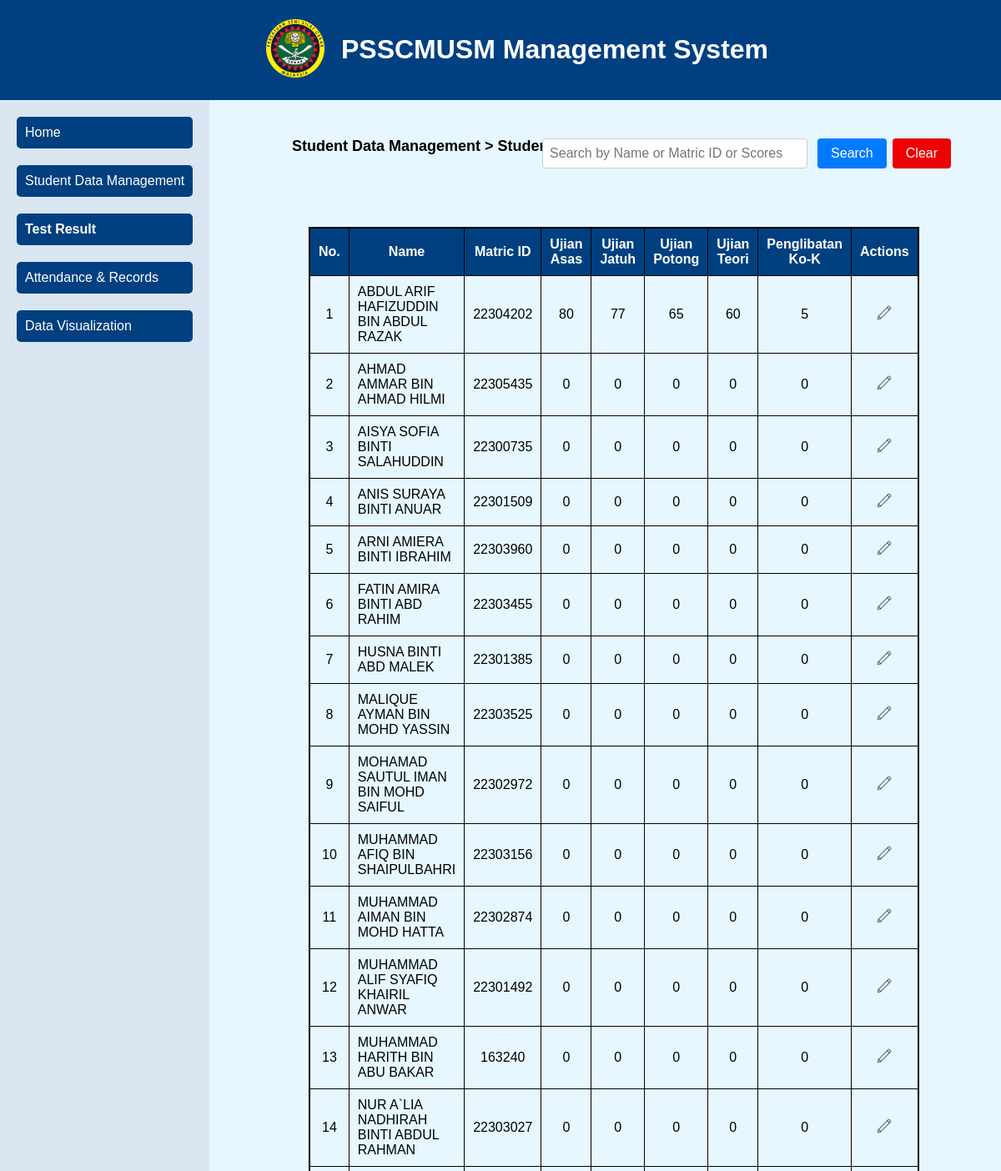
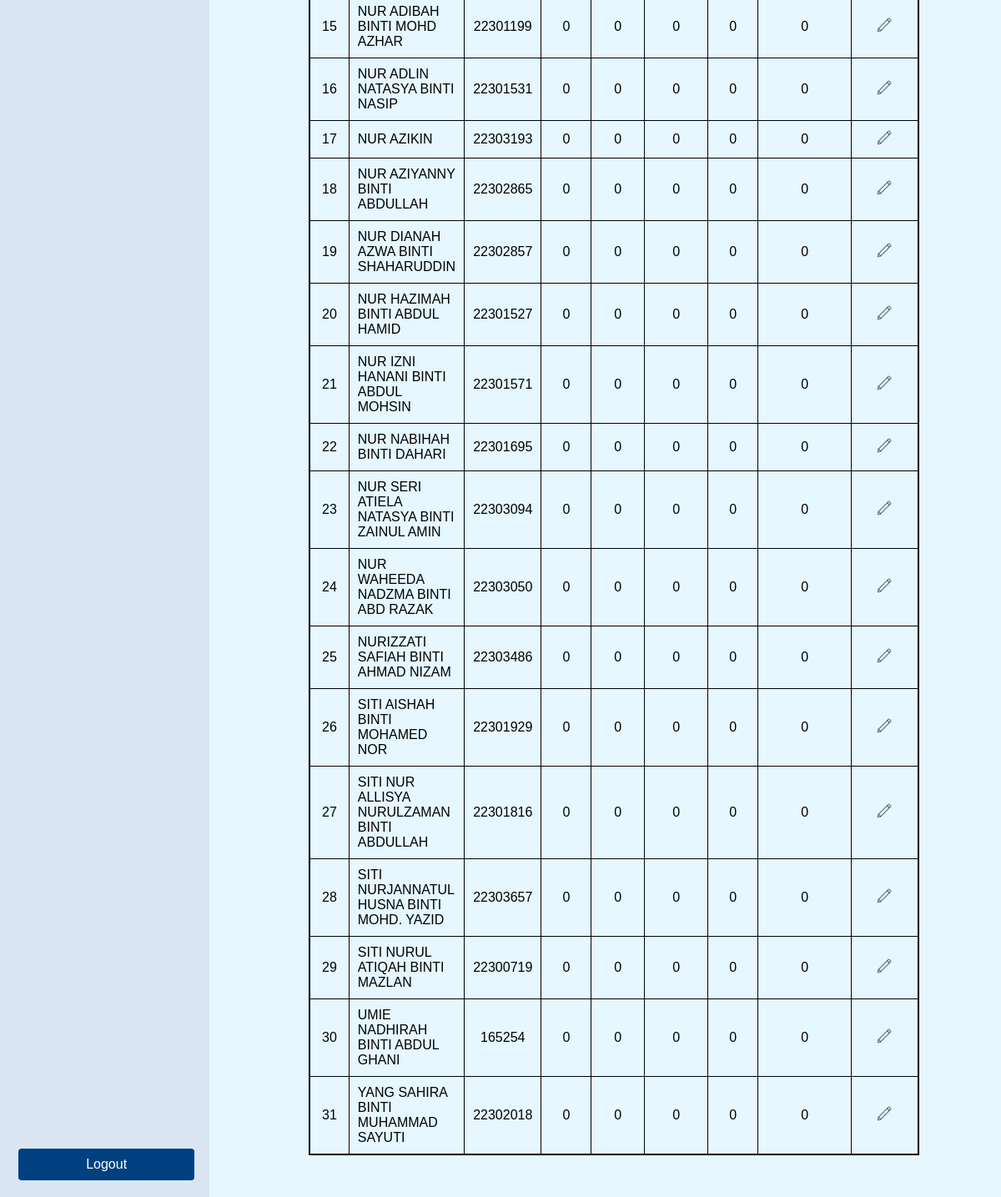
The page /result.php on the database its author committed (2 pictures, top to bottom).
### tables this page shows
CREATE TABLE `student` (
  `id` int(11) NOT NULL,
  `full_name` varchar(100) NOT NULL,
  `matric_id` varchar(10) NOT NULL,
  `level` int(3) NOT NULL,
  `gender` varchar(10) NOT NULL,
  `ic_number` varchar(12) NOT NULL,
  `school` varchar(100) NOT NULL,
  `program` varchar(30) NOT NULL,
  `email` varchar(50) NOT NULL,
  `phone` varchar(20) NOT NULL,
  `image` varchar(255) NOT NULL,
  `u1_asas` int(3) NOT NULL,
  `u2_jatuh` int(3) NOT NULL,
  `u3_potong` int(3) NOT NULL,
  `theory` int(11) NOT NULL,
  `ko_k` int(3) NOT NULL,
  `ko_k_2` int(3) NOT NULL,
  `ko_k_3` int(3) NOT NULL,
  `u_usr` int(3) NOT NULL,
  `u_demo` int(3) NOT NULL,
  `end_year` int(4) NOT NULL
);

### result.php (the view, shortened to what this page needs)
<!DOCTYPE html>
<html lang="en">
<head>
    <link rel="stylesheet" href="styles.css">
</head>
<body>
    <header>
        <div class="logo">
            <img src="images/logo.png" alt="Logo">
        </div>
        <h1>PSSCMUSM Management System</h1>
    </header>
    <div class="container">
        <nav>
            <ul>
                <li><a href="index.html">Home</a></li>
                <li><a href="sdm.html">Student Data Management</a></li>
                <li><a href="test_class.html" class="active">Test Result</a></li>
                <li><a href="anr.html">Attendance & Records</a></li>
                <li><a href="visual.html">Data Visualization</a></li>
            </ul>
            <button class="logout-btn">Logout</button>
        </nav>
    </div>
    <?php
    include 'database.php';
    $level = isset($_GET['level']) ? $_GET['level'] : '100';
    switch ($level) {
        case '100':
            $levelDescription = 'Level 100';
            break;
    }
    ?>
    <div class="navigation-text">
        Student Data Management > Student Results (<?php echo $levelDescription; ?>)
    </div>
    <div class="search-container">
        <input type="text" id="searchInput" placeholder="Search by Name or Matric ID or Scores">
        <button onclick="searchTable()">Search</button>
        <button class="clear-red-button" onclick="clearSearch()">Clear</button>
    </div>
    <div class="container">
        <table id="tableBody">
            <thead>
                <tr>
                    <th>No.</th>
                    <th>Name</th>
                    <th>Matric ID</th>
                    <?php
                        $columns = [];
                        $columnNames = [];
                        switch ($level) {
                            case '100':
                                $columns = ['u1_asas', 'u2_jatuh', 'u3_potong', 'theory', 'ko_k'];
                                $columnNames = ['Ujian Asas', 'Ujian Jatuh', 'Ujian Potong', 'Ujian Teori', 'Penglibatan Ko-K'];
                                break;
                        }
                        foreach ($columnNames as $columnName) {
                            echo "<th>{$columnName}</th>";
                        }
                        if ($level != '0') {
                            echo "<th class='actions'>Actions</th>";
                        }
                    ?>
                </tr>
            </thead>
            <tbody>
                <?php
                    $sql = "SELECT full_name, matric_id, " . implode(", ", $columns) . " FROM student WHERE level=?";
                    $stmt = $conn->prepare($sql);
                    $stmt->bind_param("i", $level);
                    $stmt->execute();
                    $result = $stmt->get_result();
                    if ($result->num_rows > 0) {
                        $counter = 1;
                        while ($row = $result->fetch_assoc()) {
                            echo "<tr>
                                    <td>" . $counter++ . "</td>
                                    <td>" . $row["full_name"] . "</td>
                                    <td>" . $row["matric_id"] . "</td>";
                            foreach ($columns as $column) {
                                echo "<td>" . $row[$column] . "</td>";
                            }
                            if ($level != '0') {
                                echo "<td class='actions'><a href='edit.php?matric_id=" . $row["matric_id"] . "'><img src='images/pencil.png' alt='Edit' class='table-img'></a></td>";
                            }
                            echo "</tr>";
                        }
                    } else {
                        echo "<tr><td colspan='" . (3 + count($columns)) . "'>No results found</td></tr>";
                    }
                ?>
            </tbody>
        </table>
    </div>
</body>
</html>

### styles.css (style rules this page uses)
body { margin: 0; padding: 0; background-color: #e6f7ff; font-family: Arial, sans-serif; overflow-x: hidden; }
header { background-color: #004080; color: #fff; padding: 20px; text-align: center; display: flex; align-items: center; justify-content: center; position: fixed; top: 0; width: 100%; z-index: 1000; }
h1 { margin-left: 10px; font-family: sans-serif; }
.logo img { height: 70px; margin-right: 10px; }
.container { display: flex; flex-direction: row; padding-top: 90px; }
nav { background-color: #d9e6f2; padding: 20px; display: flex; flex-direction: column; align-items: flex-start; position: fixed; top: 120px; bottom: 0; }
nav ul { list-style-type: none; padding: 0; margin: 0; }
nav ul li { margin-bottom: 10px; margin-bottom: 20px; }
nav ul li a { color: #fff; background-color: #004080; text-decoration: none; display: block; padding: 10px; border-radius: 5px; margin-bottom: 20px; }
nav ul li a.active { font-weight: bold; }
.logout-btn { margin-top: auto; width: 100%; padding: 10px; background-color: #004080; color: #fff; border: none; cursor: pointer; }
.navigation-text { font-size: 18px; font-weight: bold; text-align: left; margin-top: 55px; margin-left: 350px; }
.search-container { display: flex; justify-content: flex-end; margin-bottom: 20px; margin-right: 60px; margin-top: -40px; }
.search-container input[type=text] { width: 300px; padding: 8px; margin-right: 10px; border-radius: 4px; border: 1px solid #ccc; font-size: 16px; }
.search-container button { padding: 8px 16px; border: none; border-radius: 4px; cursor: pointer; background-color: #007bff; color: #fff; font-size: 16px; margin-right: 5px; }
.search-container button:last-child { margin-right: 0; background-color: #28a745; }

### result.php (style rules this page uses)
.container { margin-top: 20px; overflow-x: auto; }
table { border-collapse: collapse; width: 100%; margin-left: 370px; margin-right: 150px; margin-top: -40px; margin-bottom: 50px; border: 2px solid #000000; }
th, td { padding: 10px 10px; text-align: center; border-bottom: 1px solid #000000; border-right: 1px solid #000000; }
th:first-child, td:first-child { border-left: 1px solid #ddd; }
th { background-color: #004080; color: #ffffff; }
td:nth-child(2) { text-align: left; }
.table-img { width: 20px; height: 20px; }
.actions { text-align: center; }
.search-container { margin-top: -20px; margin-left: 261px; }
input[type="text"] { padding: 10px; width: 200px; border: 1px solid #ccc; border-radius: 4px; font-size: 16px; }
button { padding: 10px 20px; background-color: #4CAF50; color: white; border: none; border-radius: 4px; cursor: pointer; font-size: 16px; margin-left: 2px; }
.search-container button:last-child { margin-right: 0; background-color: #ec0202; }

### rows shown on the page
student: full_name "ABDUL ARIF HAFIZUDDIN BIN ABDUL RAZAK", matric "22304202", u1_asas "80", u2_jatuh "77", u3_potong "65", theory "60", ko_k "5"
student: full_name "AHMAD AMMAR BIN AHMAD HILMI", matric "22305435", u1_asas "0", u2_jatuh "0", u3_potong "0", theory "0", ko_k "0"
student: full_name "AISYA SOFIA BINTI SALAHUDDIN", matric "22300735", u1_asas "0", u2_jatuh "0", u3_potong "0", theory "0", ko_k "0"
student: full_name "ANIS SURAYA BINTI ANUAR", matric "22301509", u1_asas "0", u2_jatuh "0", u3_potong "0", theory "0", ko_k "0"
student: full_name "ARNI AMIERA BINTI IBRAHIM", matric "22303960", u1_asas "0", u2_jatuh "0", u3_potong "0", theory "0", ko_k "0"
student: full_name "FATIN AMIRA BINTI ABD RAHIM", matric "22303455", u1_asas "0", u2_jatuh "0", u3_potong "0", theory "0", ko_k "0"
student: full_name "HUSNA BINTI ABD MALEK", matric "22301385", u1_asas "0", u2_jatuh "0", u3_potong "0", theory "0", ko_k "0"
student: full_name "MALIQUE AYMAN BIN MOHD YASSIN", matric "22303525", u1_asas "0", u2_jatuh "0", u3_potong "0", theory "0", ko_k "0"
student: full_name "MOHAMAD SAUTUL IMAN BIN MOHD SAIFUL", matric "22302972", u1_asas "0", u2_jatuh "0", u3_potong "0", theory "0", ko_k "0"
student: full_name "MUHAMMAD AFIQ BIN SHAIPULBAHRI", matric "22303156", u1_asas "0", u2_jatuh "0", u3_potong "0", theory "0", ko_k "0"
student: full_name "MUHAMMAD AIMAN BIN MOHD HATTA", matric "22302874", u1_asas "0", u2_jatuh "0", u3_potong "0", theory "0", ko_k "0"
student: full_name "MUHAMMAD ALIF SYAFIQ KHAIRIL ANWAR", matric "22301492", u1_asas "0", u2_jatuh "0", u3_potong "0", theory "0", ko_k "0"
student: full_name "MUHAMMAD HARITH BIN ABU BAKAR", matric "163240", u1_asas "0", u2_jatuh "0", u3_potong "0", theory "0", ko_k "0"
student: full_name "NUR A`LIA NADHIRAH BINTI ABDUL RAHMAN", matric "22303027", u1_asas "0", u2_jatuh "0", u3_potong "0", theory "0", ko_k "0"
student: full_name "NUR ADIBAH BINTI MOHD AZHAR", matric "22301199", u1_asas "0", u2_jatuh "0", u3_potong "0", theory "0", ko_k "0"
student: full_name "NUR ADLIN NATASYA BINTI NASIP", matric "22301531", u1_asas "0", u2_jatuh "0", u3_potong "0", theory "0", ko_k "0"
student: full_name "NUR AZIKIN", matric "22303193", u1_asas "0", u2_jatuh "0", u3_potong "0", theory "0", ko_k "0"
student: full_name "NUR AZIYANNY BINTI ABDULLAH", matric "22302865", u1_asas "0", u2_jatuh "0", u3_potong "0", theory "0", ko_k "0"
student: full_name "NUR DIANAH AZWA BINTI SHAHARUDDIN", matric "22302857", u1_asas "0", u2_jatuh "0", u3_potong "0", theory "0", ko_k "0"
student: full_name "NUR HAZIMAH BINTI ABDUL HAMID", matric "22301527", u1_asas "0", u2_jatuh "0", u3_potong "0", theory "0", ko_k "0"
student: full_name "NUR IZNI HANANI BINTI ABDUL MOHSIN", matric "22301571", u1_asas "0", u2_jatuh "0", u3_potong "0", theory "0", ko_k "0"
student: full_name "NUR NABIHAH BINTI DAHARI", matric "22301695", u1_asas "0", u2_jatuh "0", u3_potong "0", theory "0", ko_k "0"
student: full_name "NUR SERI ATIELA NATASYA BINTI ZAINUL AMIN", matric "22303094", u1_asas "0", u2_jatuh "0", u3_potong "0", theory "0", ko_k "0"
student: full_name "NUR WAHEEDA NADZMA BINTI ABD RAZAK", matric "22303050", u1_asas "0", u2_jatuh "0", u3_potong "0", theory "0", ko_k "0"
student: full_name "NURIZZATI SAFIAH BINTI AHMAD NIZAM", matric "22303486", u1_asas "0", u2_jatuh "0", u3_potong "0", theory "0", ko_k "0"
student: full_name "SITI AISHAH BINTI MOHAMED NOR", matric "22301929", u1_asas "0", u2_jatuh "0", u3_potong "0", theory "0", ko_k "0"
student: full_name "SITI NUR ALLISYA NURULZAMAN BINTI ABDULLAH", matric "22301816", u1_asas "0", u2_jatuh "0", u3_potong "0", theory "0", ko_k "0"
student: full_name "SITI NURJANNATUL HUSNA BINTI MOHD. YAZID", matric "22303657", u1_asas "0", u2_jatuh "0", u3_potong "0", theory "0", ko_k "0"
student: full_name "SITI NURUL ATIQAH BINTI MAZLAN", matric "22300719", u1_asas "0", u2_jatuh "0", u3_potong "0", theory "0", ko_k "0"
student: full_name "UMIE NADHIRAH BINTI ABDUL GHANI", matric "165254", u1_asas "0", u2_jatuh "0", u3_potong "0", theory "0", ko_k "0"
student: full_name "YANG SAHIRA BINTI MUHAMMAD SAYUTI", matric "22302018", u1_asas "0", u2_jatuh "0", u3_potong "0", theory "0", ko_k "0"

### other values the page prints
$columnName "Ujian Asas"
$columnName "Ujian Jatuh"
$columnName "Ujian Potong"
$columnName "Ujian Teori"
$columnName "Penglibatan Ko-K"
